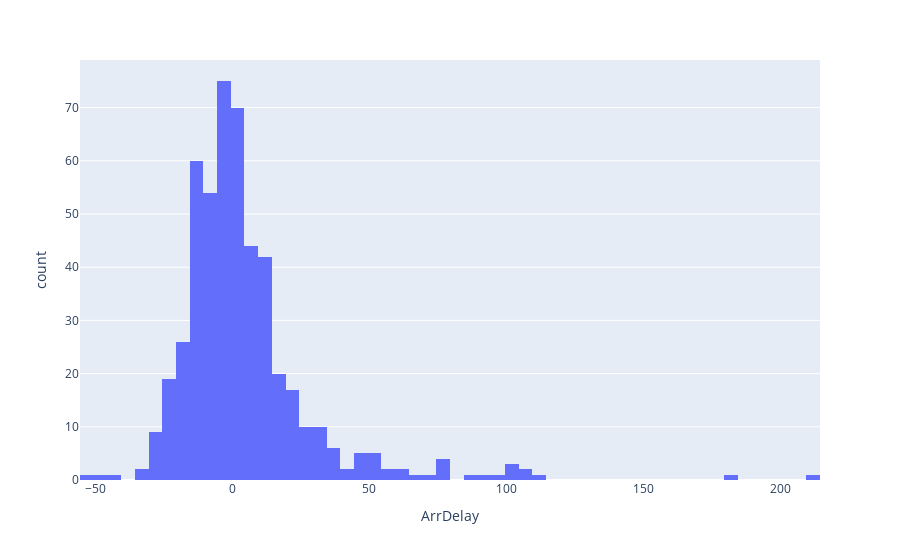

Source (notebook cell):
### Markdown cell above
**To do**

*   Use px.histogram and pass the dataset.
*   Pass `ArrDelay` to x parameter.

### Code cell
# Create histogram here
fig = px.histogram(data, x="ArrDelay")
fig.show()

### Figure 1 — Plotly figure (JSON) as saved in the notebook; plotly's stock layout.template omitted (floating-point values rounded to 4 significant figures; data arrays with more than 128 entries replaced by an {"elided": "..."} marker saying what was removed)
{"data": [{"alignmentgroup": "True", "bingroup": "x", "hovertemplate": "ArrDelay=%{x}<br>count=%{y}<extra></extra>", "legendgroup": "", "marker": {"color": "#636efa", "pattern": {"shape": ""}}, "name": "", "offsetgroup": "", "orientation": "v", "showlegend": false, "type": "histogram", "x": {"elided": "500 int values"}, "xaxis": "x", "yaxis": "y"}], "layout": {"autosize": true, "barmode": "relative", "legend": {"tracegroupgap": 0}, "margin": {"t": 60}, "xaxis": {"anchor": "y", "autorange": true, "domain": [0, 1], "range": [-55.5, 214.5], "title": {"text": "ArrDelay"}, "type": "linear"}, "yaxis": {"anchor": "x", "autorange": true, "domain": [0, 1], "range": [0, 78.95], "title": {"text": "count"}}}}
